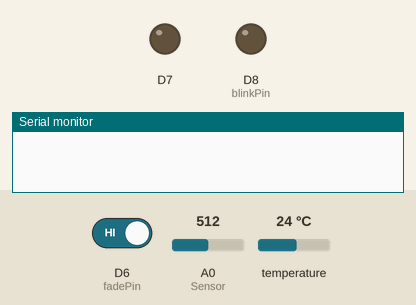
The sketch below on a simulated ESP8266 (NodeMCU). On the bench: output pins drawn as LEDs (lit = HIGH), the last lines printed to the serial monitor. The test bench sets the inputs (shaded band); at power-on: A0 (Sensor) = 512, D6 (fadePin) HIGH, temperature 24 °C.

Above: at 1.2 s.
1.3 s: A0 (Sensor) set to 524
At 1.9 s:
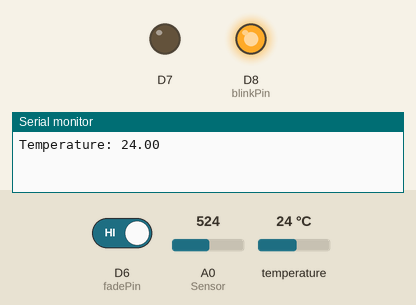
2.8 s: D6 (fadePin) driven LOW
At 6.1 s:
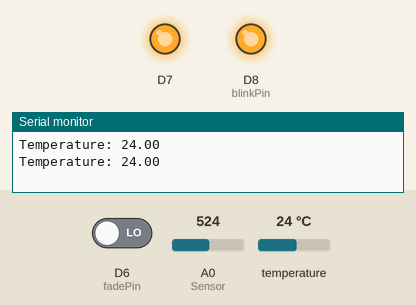
7.0 s: A0 (Sensor) set to 511
At 7.5 s:
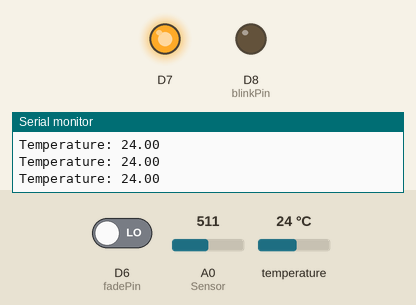
8.5 s: A0 (Sensor) set to 716
At 9.7 s:
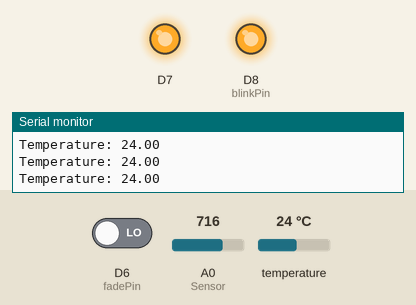
10.0 s: A0 (Sensor) set to 502
At 10.9 s:
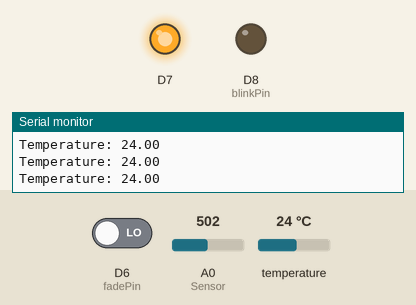
Timing chart, 0 to 12.5 s (numbered marks = the images above; inputs shaded):
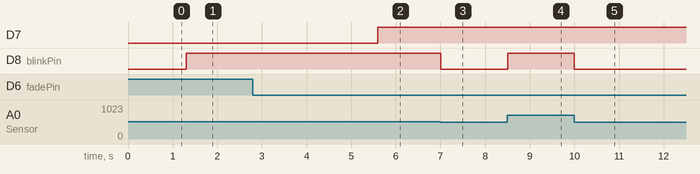

The sketch:

Pulse_Temp.ino
```cpp
#include <Ticker.h>
#include <DallasTemperature.h>
#include <OneWire.h>

#define ONE_WIRE_BUS 4                          //D2 pin of nodemcu

Ticker flipper;
OneWire oneWire(ONE_WIRE_BUS);

DallasTemperature sensors(&oneWire);            // Pass the oneWire reference to Dallas Temperature.


//  VARIABLES
int blinkPin = 15;                // pin to blink led at each beat
int fadePin = 12;                 // pin to do fancy classy fading blink at each beat
int fadeRate = 0;                 // used to fade LED on with PWM on fadePin

volatile int rate[10];                    // array to hold last ten IBI values
volatile unsigned long sampleCounter = 0; // used to determine pulse timing
volatile unsigned long lastBeatTime = 0;  // used to find IBI
volatile int P =512;                      // used to find peak in pulse wave, seeded
volatile int T = 512;                     // used to find trough in pulse wave, seeded
volatile int thresh = 512;                // used to find instant moment of heart beat, seeded
volatile int amp = 100;                   // used to hold amplitude of pulse waveform, seeded
volatile boolean firstBeat = true;        // used to seed rate array so we startup with reasonable BPM
volatile boolean secondBeat = false;      // used to seed rate array so we startup with reasonable BPM

// these variables are volatile because they are used during the interrupt service routine!
volatile int BPM;                   // used to hold the pulse rate
volatile int Signal;                // holds the incoming raw data
volatile int IBI = 600;             // holds the time between beats, must be seeded!
volatile boolean Pulse = false;     // true when pulse wave is high, false when it's low
volatile boolean QS = false;        // becomes true when Arduoino finds a beat.


void setup(){
  pinMode(blinkPin,OUTPUT);         // pin that will blink to your heartbeat!
  pinMode(fadePin,OUTPUT);          // pin that will fade to your heartbeat!
  Serial.begin(9600);             // we agree to talk fast!
  interruptSetup();                 // sets up to read Pulse Sensor signal every 2mS
  sensors.begin();
  pinMode(D6, INPUT);
  pinMode(D7, OUTPUT);
}


void pulse_rate()
{
  if (QS == true){                       // Quantified Self flag is true when arduino finds a heartbeat
    Serial.print("BPM: ");
       Serial.println(BPM);
        QS = false;                      // reset the Quantified Self flag for next time
     }


  delay(1000);                             //  take a break
}

void temperature()
{
   float T;
  sensors.requestTemperatures();                // Send the command to get temperatures
  T = sensors.getTempCByIndex(0);
  Serial.print("Temperature: ");
  Serial.println(T);   // Why "byIndex"? You can have more than one IC on the same bus. 0 refers to the first IC on the wire
  delay(1000);
}

void panic_ind()
{
  int reading = 0;
  reading = digitalRead(D6);
  if(reading == LOW)
  {
    digitalWrite(D7, HIGH);
    delay(50);
  }
  else
  {
    digitalWrite(D7, LOW);
    delay(50);
}
}

void loop()
{
    pulse_rate();
    temperature();
    panic_ind();
}


void interruptSetup(){
// Initializes Ticker to have flipper run the ISR to sample every 2mS as per original Sketch.
  flipper.attach_ms(2, ISRTr);
}


// THIS IS THE TICKER INTERRUPT SERVICE ROUTINE.
// Ticker makes sure that we take a reading every 2 miliseconds
void ISRTr(){                         // triggered when flipper fires....
  cli();                               // disable interrupts while we do this
  Signal = analogRead(A0);              // read the Pulse Sensor
  sampleCounter += 2;                         // keep track of the time in mS with this variable
  int N = sampleCounter - lastBeatTime;       // monitor the time since the last beat to avoid noise

    //  find the peak and trough of the pulse wave
  if(Signal < thresh && N > (IBI/5)*3){       // avoid dichrotic noise by waiting 3/5 of last IBI
    if (Signal < T){                        // T is the trough
      T = Signal;                         // keep track of lowest point in pulse wave
    }
  }

  if(Signal > thresh && Signal > P){          // thresh condition helps avoid noise
    P = Signal;                             // P is the peak
  }                                        // keep track of highest point in pulse wave

  //  NOW IT'S TIME TO LOOK FOR THE HEART BEAT
  // signal surges up in value every time there is a pulse
  if (N > 250){                                   // avoid high frequency noise
    if ( (Signal > thresh) && (Pulse == false) && (N > (IBI/5)*3) ){
      Pulse = true;                               // set the Pulse flag when we think there is a pulse
      digitalWrite(blinkPin,HIGH);                // turn on pin 13 LED
      IBI = sampleCounter - lastBeatTime;         // measure time between beats in mS
      lastBeatTime = sampleCounter;               // keep track of time for next pulse

      if(secondBeat){                        // if this is the second beat, if secondBeat == TRUE
        secondBeat = false;                  // clear secondBeat flag
        for(int i=0; i<=9; i++){             // seed the running total to get a realisitic BPM at startup
          rate[i] = IBI;
        }
      }

      if(firstBeat){                         // if it's the first time we found a beat, if firstBeat == TRUE
        firstBeat = false;                   // clear firstBeat flag
        secondBeat = true;                   // set the second beat flag
        sei();                               // enable interrupts again
        return;                              // IBI value is unreliable so discard it
      }


      // keep a running total of the last 10 IBI values
      word runningTotal = 0;                  // clear the runningTotal variable

      for(int i=0; i<=8; i++){                // shift data in the rate array
        rate[i] = rate[i+1];                  // and drop the oldest IBI value
        runningTotal += rate[i];              // add up the 9 oldest IBI values
      }

      rate[9] = IBI;                          // add the latest IBI to the rate array
      runningTotal += rate[9];                // add the latest IBI to runningTotal
      runningTotal /= 10;                     // average the last 10 IBI values
      BPM = 60000/runningTotal;               // how many beats can fit into a minute? that's BPM!
      QS = true;                              // set Quantified Self flag
      // QS FLAG IS NOT CLEARED INSIDE THIS ISR
    }
  }

  if (Signal < thresh && Pulse == true){   // when the values are going down, the beat is over
    digitalWrite(blinkPin,LOW);            // turn off pin 13 LED
    Pulse = false;                         // reset the Pulse flag so we can do it again
    amp = P - T;                           // get amplitude of the pulse wave
    thresh = amp/2 + T;                    // set thresh at 50% of the amplitude
    P = thresh;                            // reset these for next time
    T = thresh;
  }

  if (N > 2500){                           // if 2.5 seconds go by without a beat
    thresh = 512;                          // set thresh default
    P = 512;                               // set P default
    T = 512;                               // set T default
    lastBeatTime = sampleCounter;          // bring the lastBeatTime up to date
    firstBeat = true;                      // set these to avoid noise
    secondBeat = false;                    // when we get the heartbeat back
  }

  sei();                                   // enable interrupts when youre done!
}// end isr
```

Measured:
- the behaviour switches between 512 and 513 on A0 (Sensor) (found by bisection; images 0 and 1)
- after the input at 1.3 s, D8 (blinkPin): LOW → HIGH at once
- after the input at 2.8 s, D7: LOW → HIGH after 2.8 s
- after the input at 7.0 s, D8 (blinkPin): HIGH → LOW at once
- after the input at 8.5 s, D8 (blinkPin): LOW → HIGH at once
- after the input at 10.0 s, D8 (blinkPin): HIGH → LOW at once
